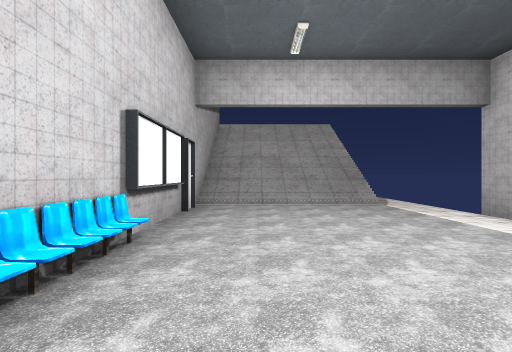
View 1 (above)

16 first-person views from a walk through a 3-D level made in the Godot game engine. The camera is 1.3 m above the floor, looks level and sees 85° across. The floor is counted in squares, 2 m on a side. Each view is taken from the middle of a square. On the plan, view 1 faces up. The plan holds only what a view shows up to about 9 squares ahead; the rest is blank. The place goes on beyond the plan. Door leaves are left out where a doorway can be walked through.

View 2
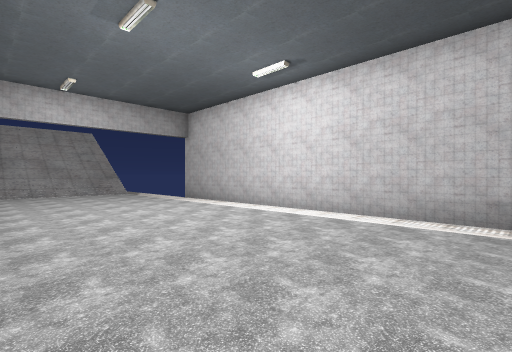

View 3
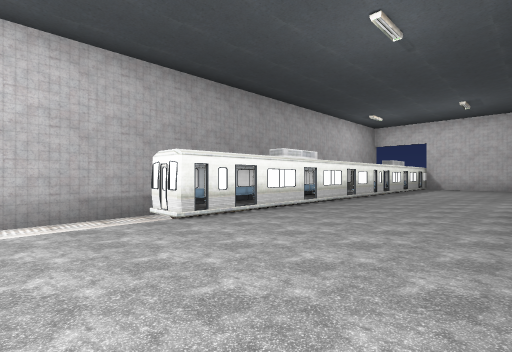

View 4
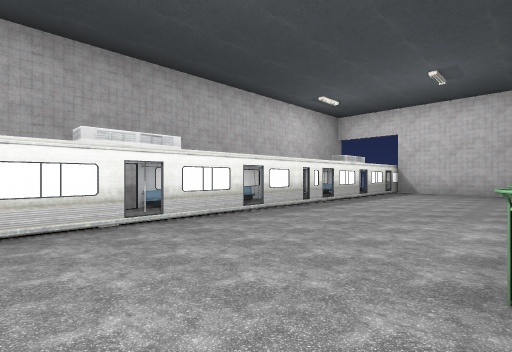

View 5
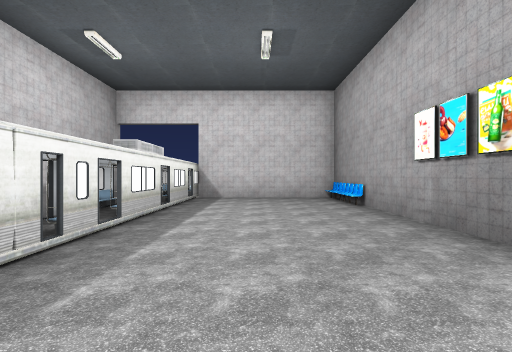

View 6
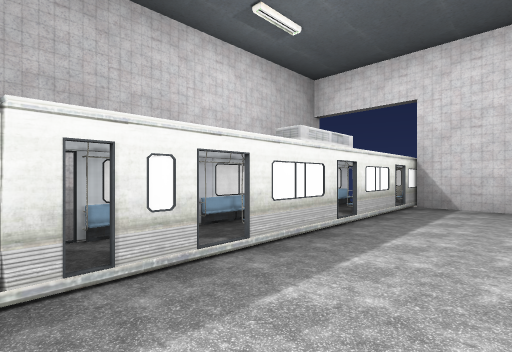

View 7
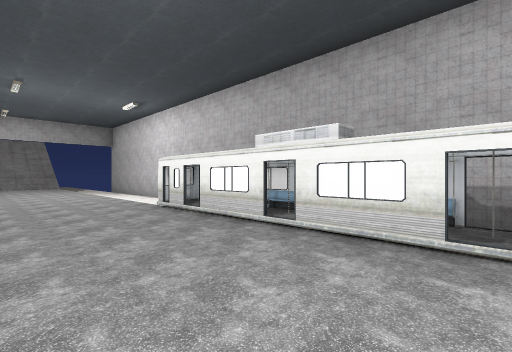

View 8
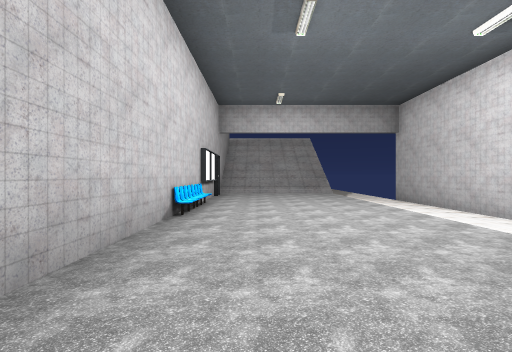

View 9
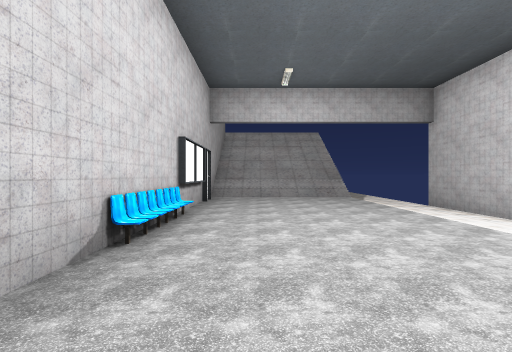

View 10
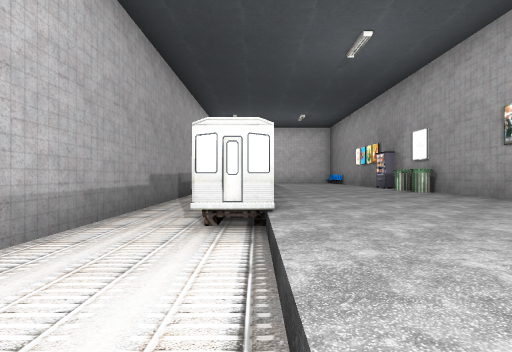

View 11
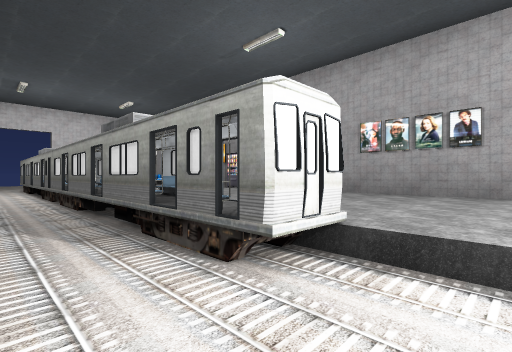

View 12
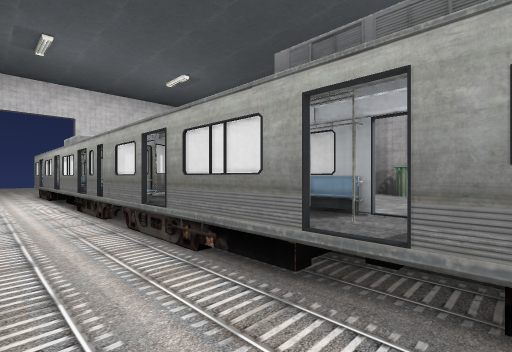

View 13
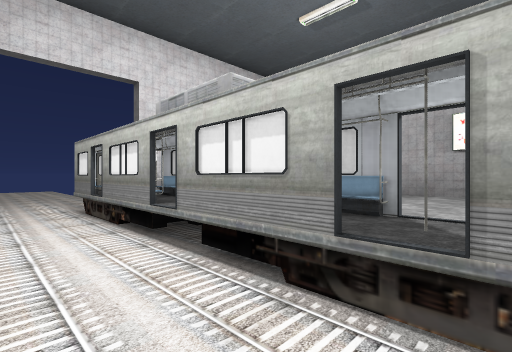

View 14
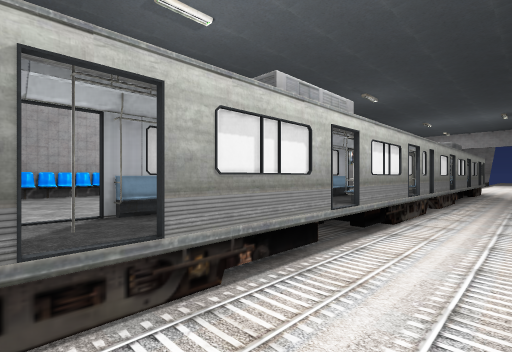

View 15
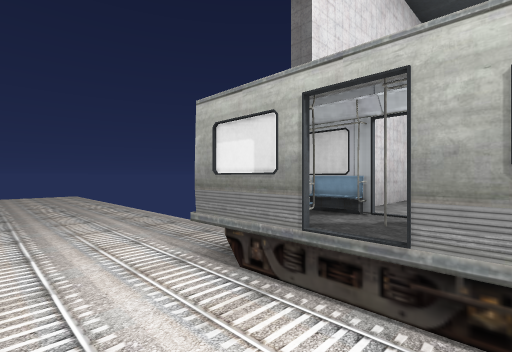

View 16
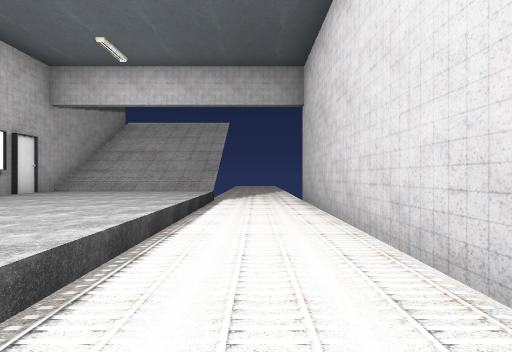

### Floor plan
Key: @ floor where view 1 was taken; # wall or solid block; . main floor; - floor 0.5 m lower than the main floor; / step, stairs or slope; D door; C chair; R railing; B bin; O other object.
Columns run from 2 left of view 1 to 6 right of it. Each row starts with its distance up from view 1.
  7 #/////--#
  6 #D.../--#
  5 #D.../--#
  4 #..../--#
  3 #..../--#
  2 #C.../--#
  1 #C.../--#
  0 #.@../--#
 -1 #..../--#
 -2 #..../--#
 -3 #..../--#
 -4 #....DD-#
 -5 #....DR-#
 -6 #....DD-#
 -7 #....OO-#
 -8  B...RD-#
 -9  B...RO-#
-10  #...D--#
-11  ....DO-#
-12 #....RR-#
-13 #....DD-
-14 #....RR-
-15 #....RO-#
-16 #C...RD-#
-17 #C...RR-#
-18 ######--#

Positions as (right, up) in squares from view 1, and headings:
1: (0, 0), facing up
2: (-1, -4), facing up-right
3: (-1, -2), facing down-right
4: (-1, -6), facing down-right
5: (1, -9), facing down
6: (1, -11), facing down-right
7: (0, -10), facing up-right
8: (0, -4), facing up
9: (0, -2), facing up
10: (3, -1), facing down
11: (5, -3), facing down-left
12: (5, -7), facing down-left
13: (5, -12), facing down-left
14: (5, -17), facing up-left
15: (5, -16), facing down-left
16: (4, -1), facing up
